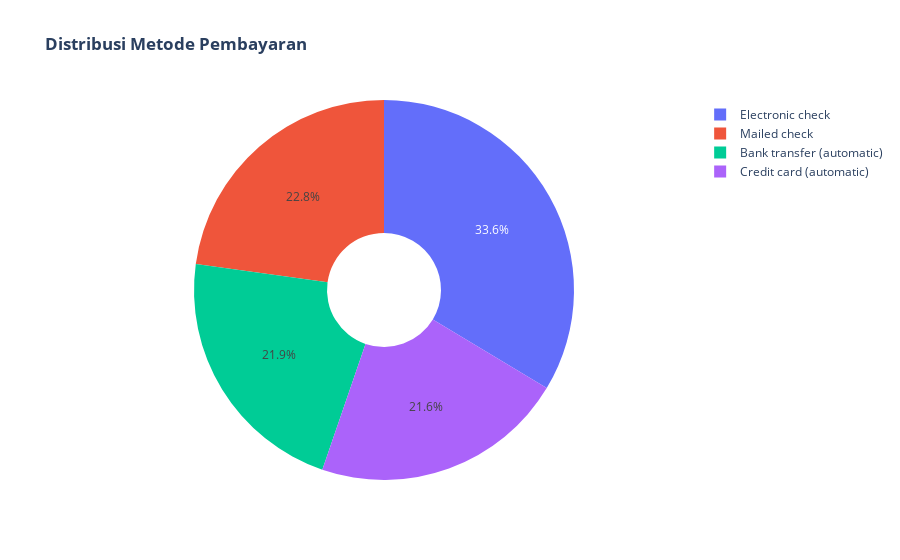

The notebook cell saved with this chart:
### Markdown cell above
* Sekitar 75% pelanggan dengan Kontrak Bulanan memilih untuk pindah dibandingkan dengan 13% pelanggan dengan Kontrak Satu Tahun dan 3% dengan Kontrak Dua Tahun

### Code cell
# Mendapatkan unique labels dari kolom 'PaymentMethod'
labels = df['PaymentMethod'].unique()

# Menghitung jumlah kemunculan setiap nilai dalam kolom 'PaymentMethod'
values = df['PaymentMethod'].value_counts()

# Membuat objek Figure untuk membuat pie chart
fig = go.Figure(data=[go.Pie(labels=labels, values=values, hole=.3)])

# Mengupdate layout untuk menambahkan judul pada pie chart
fig.update_layout(title_text="<b>Distribusi Metode Pembayaran</b>")

# Menampilkan pie chart
fig.show()

### Figure 1 — Plotly figure (JSON) as saved in the notebook; plotly's stock layout.template omitted (floating-point values rounded to 4 significant figures)
{"data": [{"hole": 0.3, "labels": ["Electronic check", "Mailed check", "Bank transfer (automatic)", "Credit card (automatic)"], "type": "pie", "values": [2365, 1604, 1542, 1521]}], "layout": {"title": {"text": "<b>Distribusi Metode Pembayaran</b>"}}}
